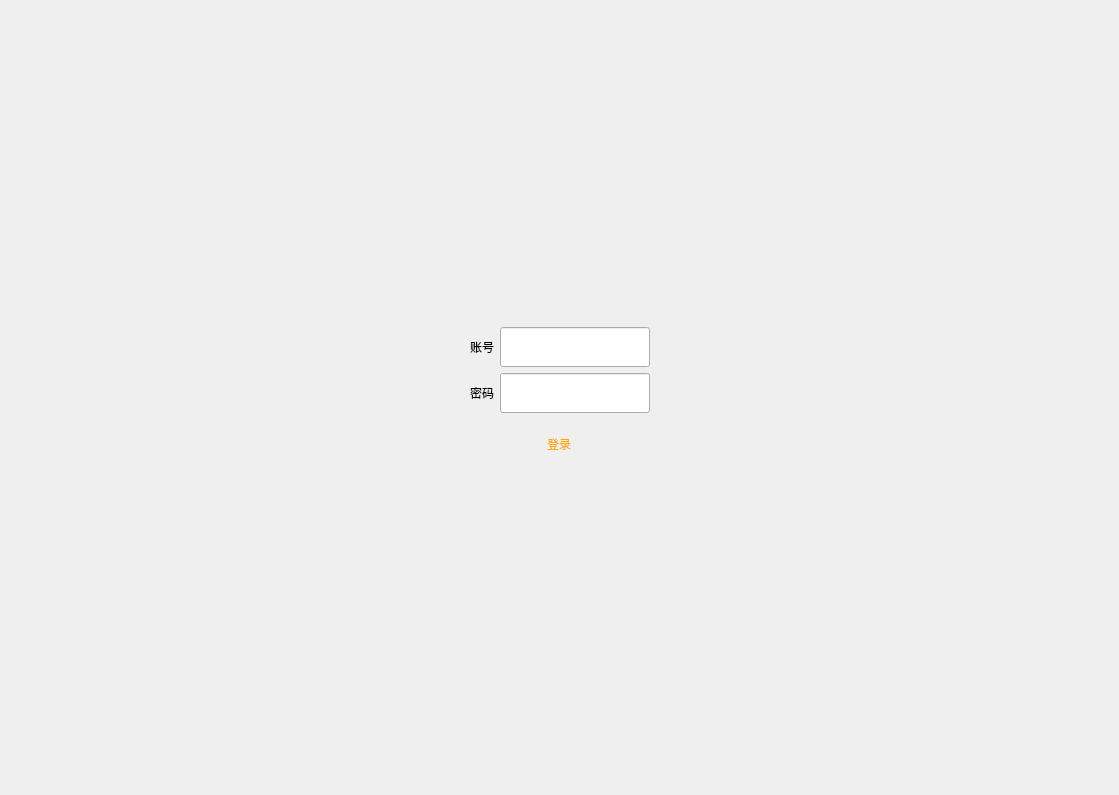
<?xml version="1.0" encoding="UTF-8"?>
<ui version="4.0">
 <class>Form</class>
 <widget class="QWidget" name="Form">
  <property name="geometry">
   <rect>
    <x>0</x>
    <y>0</y>
    <width>1119</width>
    <height>795</height>
   </rect>
  </property>
  <property name="sizePolicy">
   <sizepolicy hsizetype="Expanding" vsizetype="Expanding">
    <horstretch>0</horstretch>
    <verstretch>0</verstretch>
   </sizepolicy>
  </property>
  <property name="windowTitle">
   <string>Form</string>
  </property>
  <layout class="QVBoxLayout" name="verticalLayout">
   <item>
    <spacer name="verticalSpacer_2">
     <property name="orientation">
      <enum>Qt::Vertical</enum>
     </property>
     <property name="sizeHint" stdset="0">
      <size>
       <width>20</width>
       <height>40</height>
      </size>
     </property>
    </spacer>
   </item>
   <item>
    <layout class="QHBoxLayout" name="horizontalLayout">
     <item>
      <spacer name="horizontalSpacer_2">
       <property name="orientation">
        <enum>Qt::Horizontal</enum>
       </property>
       <property name="sizeHint" stdset="0">
        <size>
         <width>40</width>
         <height>20</height>
        </size>
       </property>
      </spacer>
     </item>
     <item>
      <widget class="QLabel" name="label">
       <property name="text">
        <string>账号</string>
       </property>
      </widget>
     </item>
     <item>
      <widget class="QLineEdit" name="lineEdit">
       <property name="minimumSize">
        <size>
         <width>150</width>
         <height>40</height>
        </size>
       </property>
       <property name="maximumSize">
        <size>
         <width>150</width>
         <height>40</height>
        </size>
       </property>
      </widget>
     </item>
     <item>
      <spacer name="horizontalSpacer">
       <property name="orientation">
        <enum>Qt::Horizontal</enum>
       </property>
       <property name="sizeHint" stdset="0">
        <size>
         <width>40</width>
         <height>20</height>
        </size>
       </property>
      </spacer>
     </item>
    </layout>
   </item>
   <item>
    <layout class="QHBoxLayout" name="horizontalLayout_2">
     <item>
      <spacer name="horizontalSpacer_3">
       <property name="orientation">
        <enum>Qt::Horizontal</enum>
       </property>
       <property name="sizeHint" stdset="0">
        <size>
         <width>40</width>
         <height>20</height>
        </size>
       </property>
      </spacer>
     </item>
     <item>
      <widget class="QLabel" name="label_2">
       <property name="text">
        <string>密码</string>
       </property>
      </widget>
     </item>
     <item>
      <widget class="QLineEdit" name="lineEdit_2">
       <property name="minimumSize">
        <size>
         <width>150</width>
         <height>40</height>
        </size>
       </property>
       <property name="maximumSize">
        <size>
         <width>150</width>
         <height>40</height>
        </size>
       </property>
      </widget>
     </item>
     <item>
      <spacer name="horizontalSpacer_4">
       <property name="orientation">
        <enum>Qt::Horizontal</enum>
       </property>
       <property name="sizeHint" stdset="0">
        <size>
         <width>40</width>
         <height>20</height>
        </size>
       </property>
      </spacer>
     </item>
    </layout>
   </item>
   <item alignment="Qt::AlignHCenter">
    <widget class="QPushButton" name="pushButton">
     <property name="minimumSize">
      <size>
       <width>200</width>
       <height>50</height>
      </size>
     </property>
     <property name="maximumSize">
      <size>
       <width>200</width>
       <height>50</height>
      </size>
     </property>
     <property name="styleSheet">
      <string notr="true">color: rgb(255, 170, 0);
border-image: url(:/login/close_pic.png);
border-radius:10px;</string>
     </property>
     <property name="text">
      <string>登录</string>
     </property>
    </widget>
   </item>
   <item>
    <spacer name="verticalSpacer">
     <property name="orientation">
      <enum>Qt::Vertical</enum>
     </property>
     <property name="sizeHint" stdset="0">
      <size>
       <width>20</width>
       <height>40</height>
      </size>
     </property>
    </spacer>
   </item>
  </layout>
 </widget>
 <resources>
  <include location="test_source.qrc"/>
 </resources>
 <connections>
  <connection>
   <sender>pushButton</sender>
   <signal>clicked()</signal>
   <receiver>Form</receiver>
   <slot>btn_click()</slot>
   <hints>
    <hint type="sourcelabel">
     <x>634</x>
     <y>453</y>
    </hint>
    <hint type="destinationlabel">
     <x>814</x>
     <y>439</y>
    </hint>
   </hints>
  </connection>
 </connections>
 <slots>
  <slot>btn_click()</slot>
 </slots>
</ui>
